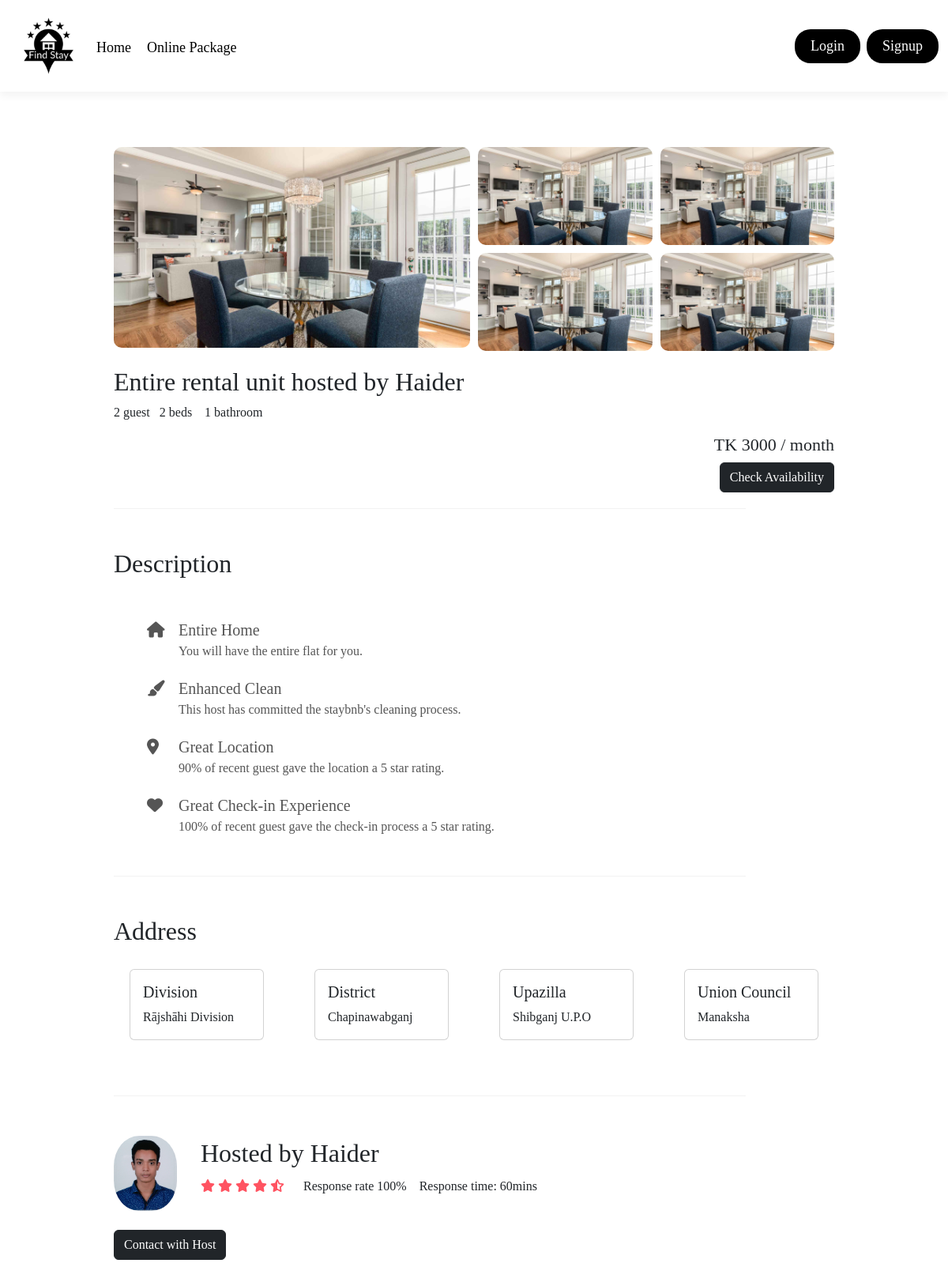
Page /house/Haider1938065157 on the committed database.
### first_app/models.py (models this page shows, shortened)
class Ad(models.Model):
    house_id = models.CharField(max_length=35,default='')
    username = models.CharField(max_length=15,default='')
    category = models.CharField(max_length=50,default='')
    price = models.CharField(max_length=10,default='')
    no_of_room = models.IntegerField(default=0)
    pub_date = models.CharField(max_length=30,default='')
    datetime = models.DateTimeField(default=timezone.now)
    postal_code = models.IntegerField(default=0)
    description = models.CharField(max_length=20000,default='')
    division = models.CharField(max_length=20,default='')
    district = models.CharField(max_length=20,default='')
    thana = models.CharField(max_length=20,default='')
    union = models.CharField(max_length=20,default='')
    image1 = models.ImageField(upload_to="images", default='')
    image2 = models.ImageField(upload_to="images", default='')
    image3 = models.ImageField(upload_to="images", default='')
    image4 = models.ImageField(upload_to="images", default='')
    value = models.CharField(max_length=10,default='avail')

class Profile(models.Model):
    username = models.CharField(max_length=15,default='',null=True)
    fname = models.CharField(max_length=20,default='not entered',null=True)
    lname = models.CharField(max_length=20,default='not entered',null=True)
    address = models.CharField(max_length=20,default='not entered',null=True)
    email = models.CharField(max_length=40,default='not entered',null=True)
    phone = models.BigIntegerField(default='',null=True)
    gender = models.CharField(max_length=10,default='',null=True)
    owner_image = models.ImageField(upload_to="images", default='not entered',null=True)

### first_app/views.py (the view)
# urls.py: path('house/<str:house_id>',views.house,name='house'),
def house(request,house_id):
    selected_house = get_object_or_404(Ad,house_id=house_id)
    details = Ad.objects.all()
    house = {}
    for x in range(0,len(details)):
        if details[x] == selected_house:
            house2 = {
                        'price':details[x].price,
                        'image1':details[x].image1,
                        'image2':details[x].image2,
                        'image3':details[x].image3,
                        'image4':details[x].image4,
                        'no_of_room':details[x].no_of_room,
                        'pub_date':details[x].pub_date,
                        'username':details[x].username,
                        'description':details[x].description,
                        'division':details[x].division,
                        'district':details[x].district,
                        'thana':details[x].thana,
                        'union':details[x].union,
                        'value':details[x].value,
                     }
    house.update(house2)
    x = Ad.objects.filter(house_id=house_id).values()
    y = x[0]['username']
    host = Profile.objects.filter(username=str(y)).values()
    return render(request,'house.html',{'selected_house':house,'host':host})

### templates/house.html (shortened to what this page needs)
{% extends 'listing.html' %}
{% block body %}
<div class="house-details">
    <div class="gallery">
        <div class="gallery-img-1"><img src="/media/{{selected_house.image1}}"></div>
        <div><img src="/media/{{selected_house.image2}}"></div>
        <div><img src="/media/{{selected_house.image4}}"></div>
        <div><img src="/media/{{selected_house.image1}}"></div>
        <div><img src="/media/{{selected_house.image3}}"></div>
    </div>
    <div class="small-details">
        <h2>Entire rental unit hosted by {{selected_house.username}}</h2>
        <p>2 guest &nbsp;&nbsp;2 beds &nbsp;&nbsp; 1 bathroom </p>
        <h4>TK {{selected_house.price}} / month</h4>
      <h4><button type="button" class="btn btn-dark"  data-bs-toggle="modal" data-bs-target="#check_status">
        Check Availability
      </button></h4>
    </div>
    <hr class="line">
    <h2>Description</h2>
    <ul class="details-list">
        <li><i class="fa-solid fa-house"></i>Entire Home
            <span>You will have the entire flat for you.</span>
        </li>
        <li><i class="fa-solid fa-paintbrush"></i>Enhanced Clean
            <span>This host has committed the staybnb's cleaning process.</span>
        </li>
        <li><i class="fa-solid fa-location-dot"></i>Great Location
            <span>90% of recent guest gave the location a 5 star rating.</span>
        </li>
        <li><i class="fa-solid fa-heart"></i>Great Check-in Experience
            <span>100% of recent guest gave the check-in process a 5 star rating.</span>
        </li>
    </ul>
    <hr class="line">
    <div class="map">
        <div class="row">
            <h2>Address</h2>
            <div class="col-sm-3">
              <div class="card">
                <div class="card-body">
                  <h5 class="card-title">Division</h5>
                  <p class="card-text">{{selected_house.division}}</p>
                </div>
              </div>
            </div>
            <div class="col-sm-3">
                <div class="card">
                  <div class="card-body">
                    <h5 class="card-title">District</h5>
                    <p class="card-text">{{selected_house.district}}</p>
                  </div>
                </div>
              </div>
            <div class="col-sm-3">
                <div class="card">
                  <div class="card-body">
                    <h5 class="card-title">Upazilla</h5>
                    <p class="card-text">{{selected_house.thana}}</p>
                  </div>
                </div>
            </div>
            <div class="col-sm-3">
              <div class="card">
                <div class="card-body">
                  <h5 class="card-title">Union Council</h5>
                  <p class="card-text">{{selected_house.union}}</p>
                </div>
              </div>
            </div>
          </div>
    </div>
    <hr class="line">
    {% for i in host %}
    <div class="host">
      {% if i.owner_image %}
        <img src="/media/{{i.owner_image}}">
      {% else %}
      <div style="background-color: whitesmoke;">
      </div>
      {% endif %}
        <div>
            <h2>Hosted by {{i.username}}</h2>
            <p>
                <span>
                    <i class="fa fa-star"></i>
                    <i class="fa fa-star"></i>
                    <i class="fa fa-star"></i>
                    <i class="fa fa-star"></i>
                    <i class="fa fa-star-half-alt"></i>
                </span>
                &nbsp;&nbsp;&nbsp;&nbsp; Response rate 100% &nbsp;&nbsp;&nbsp;Response time: 60mins
            </p>
        </div>
    </div>
    <br>
    <button type="button" class="btn btn-dark" data-bs-toggle="modal" data-bs-target="#exampleModal">
        Contact with Host
    </button>
  {% endfor %}
</div>
<div class="pt-5"></div>
{% endblock body %}

### static/css/style.css (style rules this page uses)
* { margin:0; padding:0; box-sizing: border-box; font-family:Cambria, Cochin, Georgia, Times, 'Times New Roman', serif; }
.house-details { padding:0 12%; }
.gallery { display: grid; grid-gap: 10px; grid-template-areas:'first first . .''first first . .'; margin: 20px 0; }
.gallery div img { width: 100%; display:block; border-radius: 10px; }
.gallery-img-1 { grid-area:first; }
.small-details h2 { font-weight: 500; }
.small-details h4 { text-align: right; font-size: 22px; }
.line { border: 0; height: 1px; background: #ccc; width: 100%; max-width: 800px; margin: 20px 0 50px; }
.details-list { list-style: none; margin: 50px 0; }
.details-list li { margin-left: 50px; font-size: 20px; font-weight: 500; margin-bottom: 20px; color:#555; position: relative; }
.details-list li span { display: block; font-weight: 400; font-size: 16px; }
.details-list li i { position: absolute; top:5px; left:-40px; }
.map { margin: 50px 0; }
.host { display: flex; align-items: center; }
.host img { width: 80px; border-radius: 40%; margin-right: 30px; }
.host h2 { margin-bottom: 10px; font-weight: 500; }
.host i { color:#ff5361; }
.row .card { margin: 20px; }

### rows in the picture
Ad: image1 (picture), image2 (picture), image4 (picture), image3 (picture), username "Haider", price "3000", division "Rājshāhi Division", district "Chapinawabganj", thana "Shibganj U.P.O", union "Manaksha"
Profile: owner_image (picture), username "Haider"
